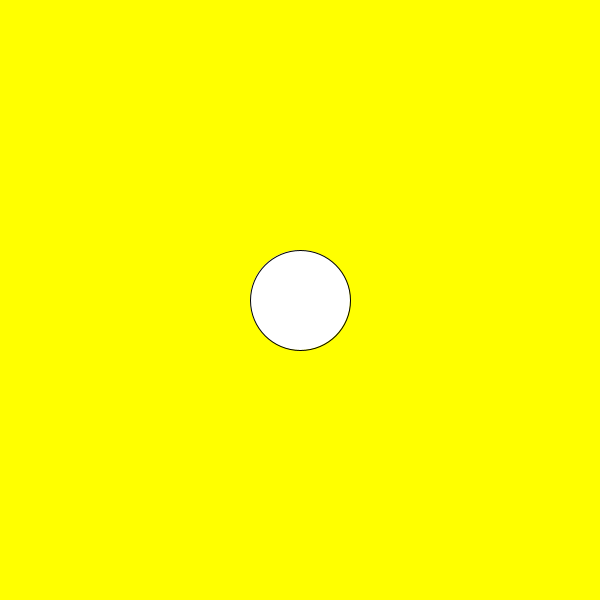
Frame 1 (no input)
Frame 60 (the mouse pressed at the canvas centre just before this capture): identical to frame 1, image omitted
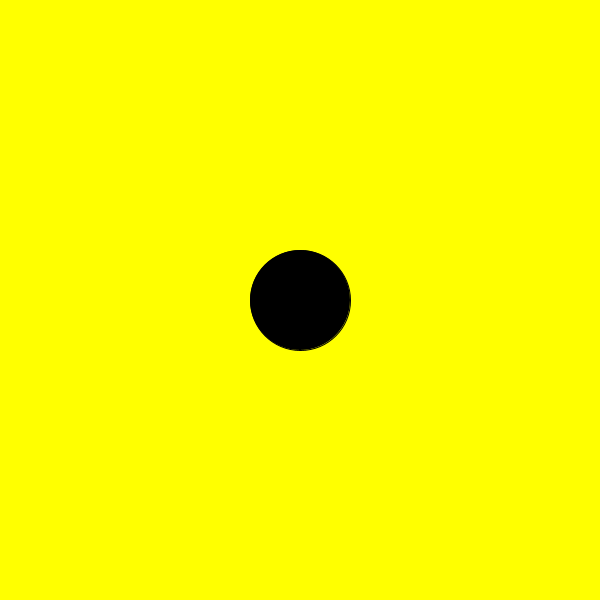
Frame 120 (the mouse held since frame 60 and released just before this capture)

The Processing sketch that drew these frames (run headless with seeded random() and noise(); from frame 60 on, the mouse is pressed at the canvas centre):

// Processing sketch: circleClickedCondition
// ── circleClickedCondition.pde
int xPos, yPos;
int size=100;
boolean circleClicked=false;
float d;

void setup(){
  size(600,600);
  xPos=width/2;
  yPos=height/2;
}

void draw(){
  d = dist(mouseX,mouseY,xPos,yPos);
  if(d<size/2){
    fill(0);
  }
  else{
    fill(255);
  }
  if(circleClicked){
    background(0,255,255);
  }
  else{
    background(255,255,0);
  }
  ellipse(xPos,yPos,size,size);
}

void mousePressed(){
  if(d<size/2){
    circleClicked=!circleClicked;
  }
}
